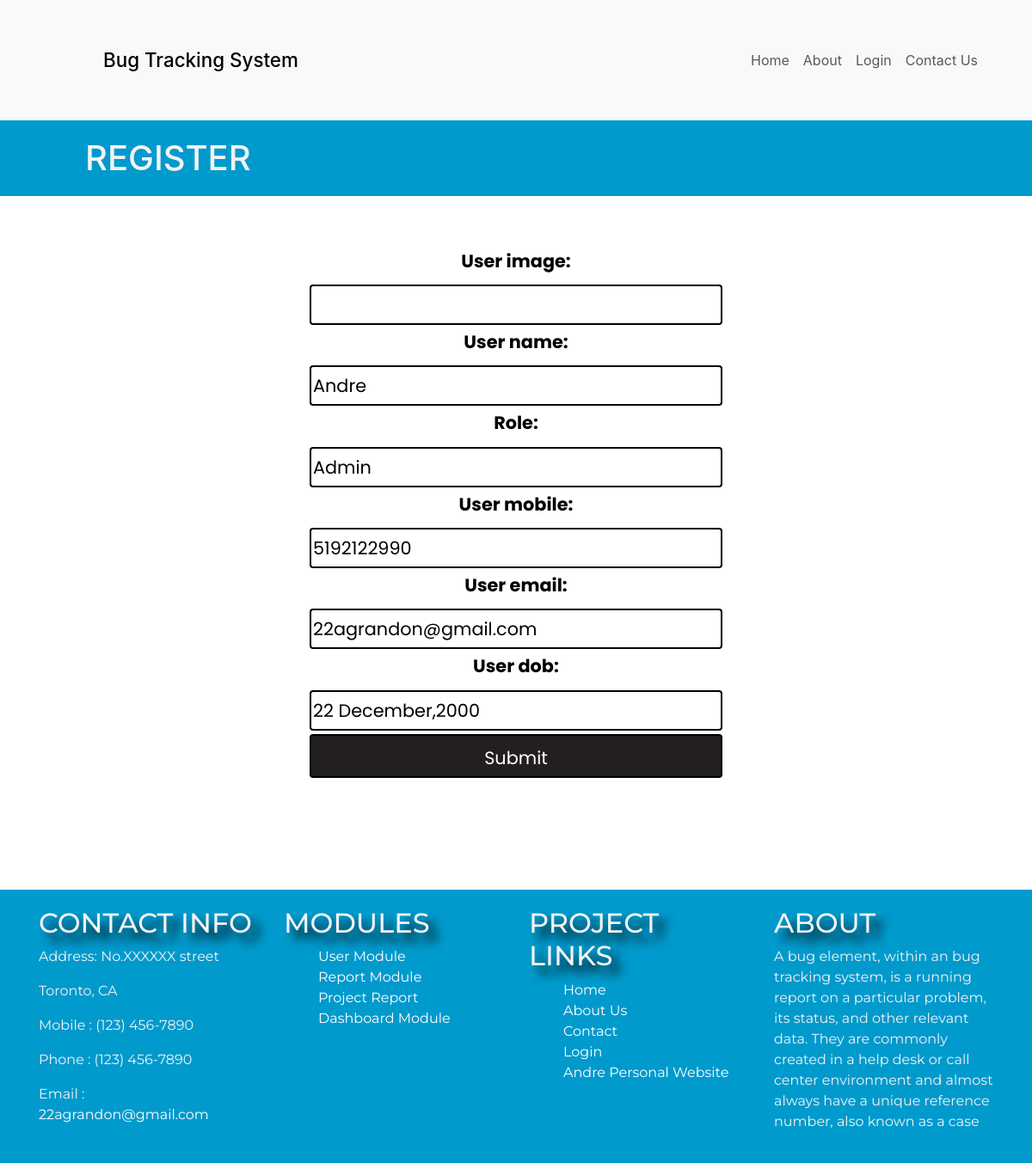
Screenshot of /listings/update_user/3/ with the database file from the repository.
### listings/models.py (models this page shows, shortened)
class User(models.Model):
    user_id = models.AutoField(primary_key=True)
    user_name = models.CharField(max_length=255, default = '')
    role = models.CharField(max_length=255, default = '',)
    user_mobile = models.CharField(max_length=255, default = '')
    user_email = models.CharField(max_length=255, default = '')
    user_dob = models.CharField(max_length=255, default = '')
    user_image = models.CharField(max_length=255, default = '',blank=True)

### listings/views.py (the view)
# urls.py: path('update_user/<str:pk>/',views.updateUser,name='update_user'),
def updateUser(request, pk):
    updateuser = User.objects.get(user_id=pk)
    form = UserForm(instance = updateuser)
    if request.method == "POST":
        form = UserForm(request.POST,instance=updateuser)
        if form.is_valid():
            form.save()
        return redirect('/listings/userlisting')
    context = {'adduser': form}
    return render (request, 'listings/add_user.html/', context)

### listings/forms.py
class UserForm(ModelForm):
    class Meta:
        model = User
        fields = ['user_image','user_name','role','user_mobile','user_email','user_dob']

### listings/templates/listings/add_user.html (shortened to what this page needs)
{% extends 'base.html' %} {% block content %}
<div class="banner">
  <h1 id='bannerLogo'>REGISTER</h1>
</div>
<form  class='addclass3' action="" method="POST">
  {{adduser}}
  <input type="submit" name="submit" >
</form>
<br>
{% endblock content %}

### static/bugtracker/css/master.css (style rules this page uses)
form { padding-top: 52px; padding-bottom: -100px; text-align: center; font-size: 1.3em; font-weight: bold; color: black; font-family: 'Poppins', sans-serif; }
input { width: 40%; padding: 6px 2px; margin: 4px 0; margin-left: auto; margin-right: auto; border: 2px solid black; border-radius: 4px; display: block; box-sizing: border-box; }
input[type=submit] { width: 40%; padding: 6px 2px; padding-top: 10px; margin: 4px 0; margin-left: auto; margin-right: auto; border: 2px solid black; border-radius: 4px; display: block; background-color: #231F20; color: white; box-sizing: border-box; }
.addclass3 { padding-bottom:102px; }
.banner { background-color: #009ACD; color: #f3f3f3; line-height: 100px; padding-left: 79px; }
#bannerLogo { padding:20px; }
* { box-sizing: border-box; }
html, body { max-width: 100%; overflow-x: hidden; }

### rows the page displays
User: user_name "Andre", role "Admin", user_mobile "5192122990", user_email "22agrandon@gmail.com", user_dob "22 December,2000"
